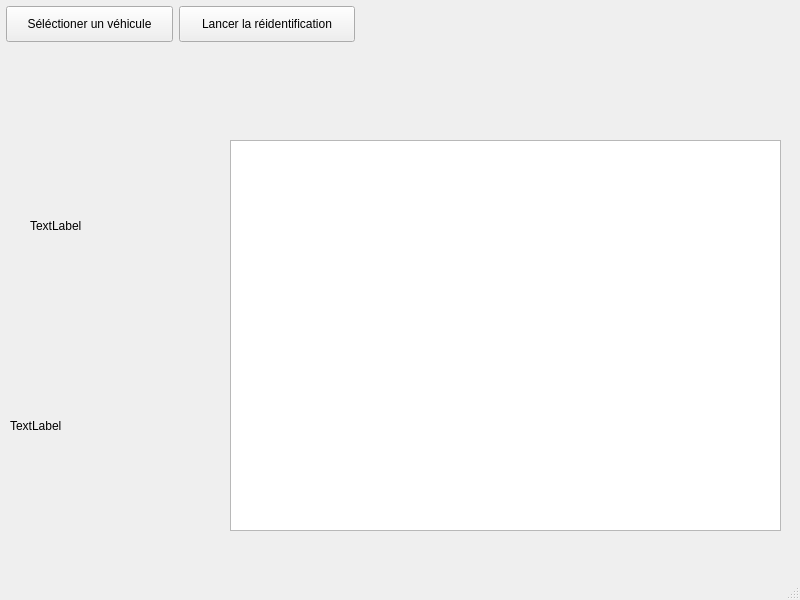
<?xml version="1.0" encoding="UTF-8"?>
<ui version="4.0">
 <class>MainWindow</class>
 <widget class="QMainWindow" name="MainWindow">
  <property name="geometry">
   <rect>
    <x>0</x>
    <y>0</y>
    <width>800</width>
    <height>600</height>
   </rect>
  </property>
  <property name="windowTitle">
   <string>MainWindow</string>
  </property>
  <widget class="QWidget" name="centralwidget">
   <widget class="QTableView" name="resultsTable">
    <property name="geometry">
     <rect>
      <x>230</x>
      <y>140</y>
      <width>551</width>
      <height>391</height>
     </rect>
    </property>
   </widget>
   <widget class="QPushButton" name="selectVehicleButton">
    <property name="geometry">
     <rect>
      <x>6</x>
      <y>6</y>
      <width>167</width>
      <height>36</height>
     </rect>
    </property>
    <property name="text">
     <string>Séléctioner un véhicule</string>
    </property>
   </widget>
   <widget class="QPushButton" name="startReid">
    <property name="geometry">
     <rect>
      <x>179</x>
      <y>6</y>
      <width>176</width>
      <height>36</height>
     </rect>
    </property>
    <property name="text">
     <string>Lancer la réidentification</string>
    </property>
   </widget>
   <widget class="QLabel" name="img">
    <property name="geometry">
     <rect>
      <x>30</x>
      <y>140</y>
      <width>181</width>
      <height>171</height>
     </rect>
    </property>
    <property name="text">
     <string>TextLabel</string>
    </property>
   </widget>
   <widget class="QLabel" name="imgRes">
    <property name="geometry">
     <rect>
      <x>10</x>
      <y>340</y>
      <width>181</width>
      <height>171</height>
     </rect>
    </property>
    <property name="text">
     <string>TextLabel</string>
    </property>
   </widget>
  </widget>
  <widget class="QMenuBar" name="menubar">
   <property name="geometry">
    <rect>
     <x>0</x>
     <y>0</y>
     <width>800</width>
     <height>28</height>
    </rect>
   </property>
  </widget>
  <widget class="QStatusBar" name="statusbar"/>
 </widget>
 <resources/>
 <connections/>
</ui>
